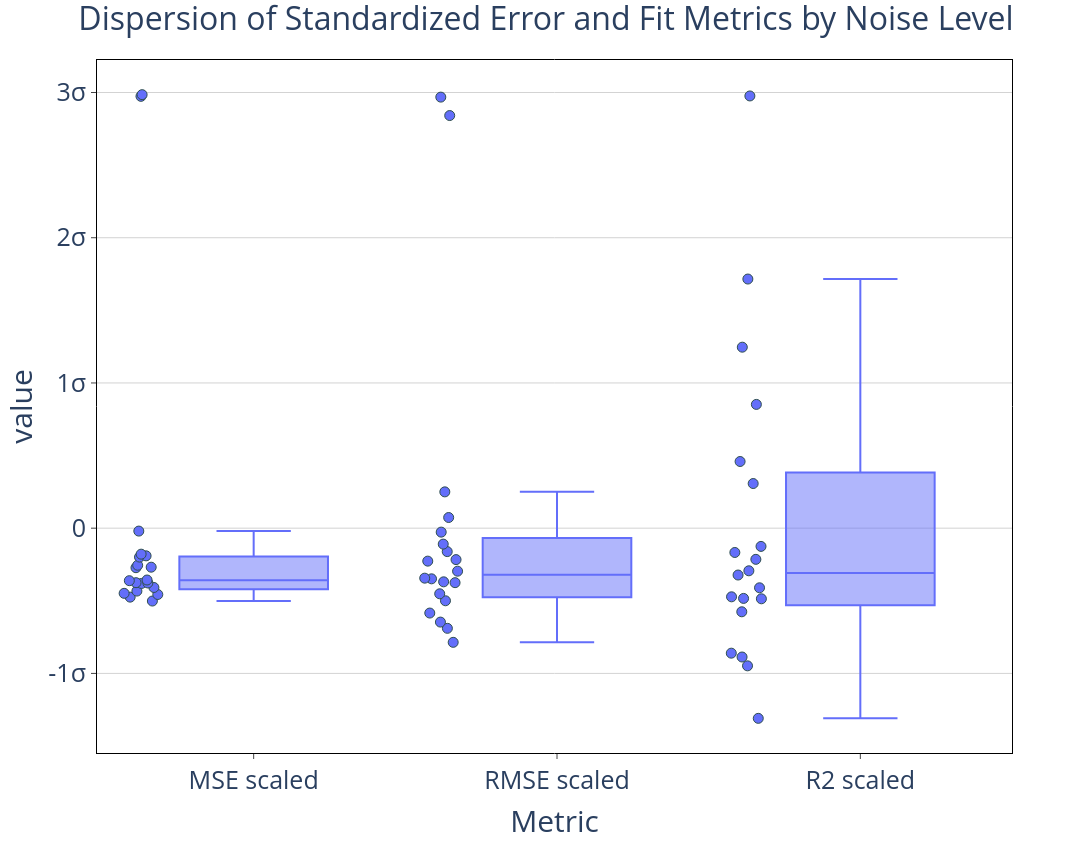

The cell this chart's notebook holds for it:
### Markdown cell above
## Metrics dispersion

### Code cell
tick_values = [k for k in range(-3,4)]
tick_labels = ['0' if val == 0 else f'{val}σ' for val in tick_values]

fig = px.box(results_df,
       y = ['MSE scaled', 'RMSE scaled','R2 scaled'],
       points='all',
    #color='Noise',
       height = 844,
       width = 1500,
            )
fig.update_traces(marker=dict(size=10, line=dict(width=1, color='DarkSlateGrey')),
                  selector=dict(type='box'))

fig.update_layout(
    title={
        'text': "Dispersion of Standardized Error and Fit Metrics by Noise Level",
        'font': {'size': 32},
        'x' :0.5
    },
    font=dict(size=25),
    plot_bgcolor='white',
    paper_bgcolor='white'
)
fig.update_xaxes(
    mirror=True,
    ticks='outside',
    showline=True,
    linecolor='black',
    title_text='Metric',
)
fig.update_yaxes(
    mirror=True,
    ticks='outside',
    showline=True,
    zeroline=True,
    zerolinecolor='LightGray', 
    zerolinewidth=1,
    linecolor='black',
    gridcolor='lightgrey',
    tickmode='array', # Explicitly set tickmode to 'array'
    tickvals=tick_values,
    ticktext=tick_labels,
)
fig.show()

### Figure 1 — Plotly figure (JSON) as saved in the notebook; plotly's stock layout.template omitted (floating-point values rounded to 4 significant figures)
{"data": [{"alignmentgroup": "True", "boxpoints": "all", "hovertemplate": "variable=%{x}<br>value=%{y}<extra></extra>", "legendgroup": "", "marker": {"color": "#636efa", "line": {"color": "DarkSlateGrey", "width": 1}, "size": 10}, "name": "", "notched": false, "offsetgroup": "", "orientation": "v", "showlegend": false, "type": "box", "x": ["MSE scaled", "MSE scaled", "MSE scaled", "MSE scaled", "MSE scaled", "MSE scaled", "MSE scaled", "MSE scaled", "MSE scaled", "MSE scaled", "MSE scaled", "MSE scaled", "MSE scaled", "MSE scaled", "MSE scaled", "MSE scaled", "MSE scaled", "MSE scaled", "MSE scaled", "MSE scaled", "RMSE scaled", "RMSE scaled", "RMSE scaled", "RMSE scaled", "RMSE scaled", "RMSE scaled", "RMSE scaled", "RMSE scaled", "RMSE scaled", "RMSE scaled", "RMSE scaled", "RMSE scaled", "RMSE scaled", "RMSE scaled", "RMSE scaled", "RMSE scaled", "RMSE scaled", "RMSE scaled", "RMSE scaled", "RMSE scaled", "R2 scaled", "R2 scaled", "R2 scaled", "R2 scaled", "R2 scaled", "R2 scaled", "R2 scaled", "R2 scaled", "R2 scaled", "R2 scaled", "R2 scaled", "R2 scaled", "R2 scaled", "R2 scaled", "R2 scaled", "R2 scaled", "R2 scaled", "R2 scaled", "R2 scaled", "R2 scaled"], "x0": " ", "xaxis": "x", "y": [2.985, -0.1904, -0.4083, -0.5017, -0.4331, -0.1789, -0.3753, -0.2686, -0.2721, -0.3568, 2.974, -0.1991, -0.02001, -0.3806, -0.3615, -0.4566, -0.4486, -0.2552, -0.3772, -0.4748, 2.968, -0.1612, -0.4518, -0.5844, -0.4998, -0.1096, -0.3694, -0.2164, -0.2269, -0.3487, 2.841, 0.07346, 0.25, -0.3752, -0.2961, -0.6896, -0.6466, -0.02715, -0.3441, -0.7861, 1.716, 1.246, 0.3074, 0.4591, 0.8523, -0.5757, -0.887, -1.309, -0.9479, -0.8606, 2.976, -0.1673, -0.2146, -0.4105, -0.3226, -0.4836, -0.4726, -0.1254, -0.2934, -0.4863], "y0": " ", "yaxis": "y"}], "layout": {"boxmode": "group", "font": {"size": 25}, "height": 844, "legend": {"tracegroupgap": 0}, "margin": {"t": 60}, "paper_bgcolor": "white", "plot_bgcolor": "white", "title": {"font": {"size": 32}, "text": "Dispersion of Standardized Error and Fit Metrics by Noise Level", "x": 0.5}, "width": 1500, "xaxis": {"anchor": "y", "domain": [0, 1], "linecolor": "black", "mirror": true, "showline": true, "ticks": "outside", "title": {"text": "Metric"}}, "yaxis": {"anchor": "x", "domain": [0, 1], "gridcolor": "lightgrey", "linecolor": "black", "mirror": true, "showline": true, "tickmode": "array", "ticks": "outside", "ticktext": ["-3σ", "-2σ", "-1σ", "0", "1σ", "2σ", "3σ"], "tickvals": [-3, -2, -1, 0, 1, 2, 3], "title": {"text": "value"}, "zeroline": true, "zerolinecolor": "LightGray", "zerolinewidth": 1}}}
